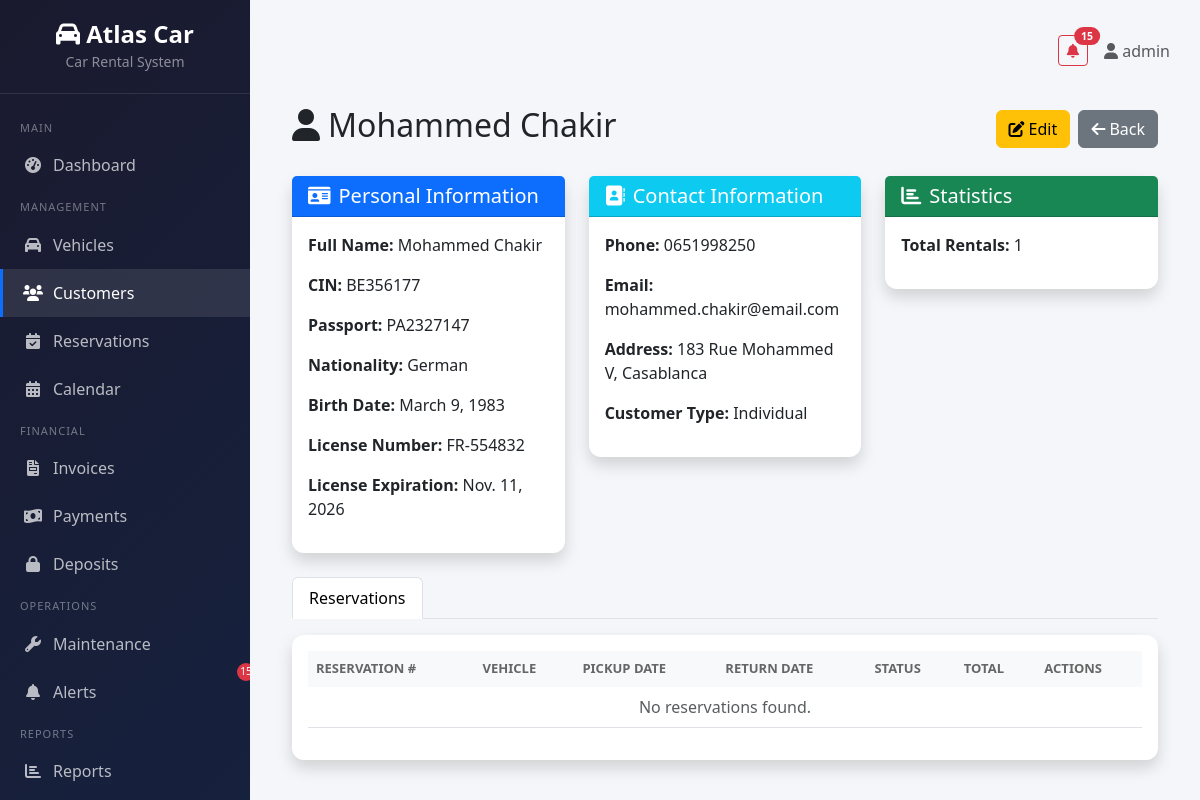
/customers/2/ (signed in), run on the app's committed database.
### customers/models.py (models this page shows, shortened)
class Customer(models.Model):
    CUSTOMER_TYPE_CHOICES = [
        ('individual', 'Individual'),
        ('company', 'Company'),
        ('partner_agency', 'Partner Agency'),
    ]
    cin = models.CharField(max_length=20, unique=True, verbose_name='National ID / Passport')
    passport = models.CharField(max_length=20, blank=True, null=True)
    first_name = models.CharField(max_length=100)
    last_name = models.CharField(max_length=100)
    nationality = models.CharField(max_length=100)
    birth_date = models.DateField(null=True, blank=True)
    license_number = models.CharField(max_length=50)
    license_expiration = models.DateField()
    phone = models.CharField(max_length=20)
    email = models.EmailField()
    address = models.TextField(blank=True)
    customer_type = models.CharField(max_length=20, choices=CUSTOMER_TYPE_CHOICES, default='individual')
    created_at = models.DateTimeField(auto_now_add=True)
    class Meta:
        ordering = ['-created_at']
    def is_license_expired(self):
        return self.license_expiration < timezone.now().date()
    def total_rentals(self):
        return self.reservation_set.count()

### customers/views.py (the view)
# urls.py: path('<int:pk>/', views.customer_detail, name='customer_detail'),
@login_required
def customer_detail(request, pk):
    customer = get_object_or_404(Customer, pk=pk)
    from reservations.models import Reservation
    from payments.models import Payment
    from invoices.models import Invoice
    reservations = Reservation.objects.filter(customer=customer)
    payments = Payment.objects.filter(reservation__customer=customer)
    invoices = Invoice.objects.filter(reservation__customer=customer)
    return render(request, 'customers/customer_detail.html', {
        'customer': customer,
        'reservations': reservations,
        'payments': payments,
        'invoices': invoices,
        'total_rentals': reservations.count(),
    })

### core/context_processors.py (called while the page is built)
def notifications_context(request):
    context = {}
    if request.user.is_authenticated:
        unread_alerts = Alert.objects.filter(is_read=False)
        context['unread_alerts_count'] = unread_alerts.count()
        context['unread_alerts'] = unread_alerts[:5]
    return context

### templates/customers/customer_detail.html (shortened to what this page needs)
{% extends 'base.html' %}
{% block content %}
<div class="container-fluid">
    <div class="d-flex justify-content-between align-items-center mb-4">
        <h2><i class="fas fa-user me-2"></i>{{ customer.first_name }} {{ customer.last_name }}</h2>
        <div>
            <a href="{% url 'customers:customer_edit' customer.pk %}" class="btn btn-warning me-1">
                <i class="fas fa-edit me-1"></i>Edit
            </a>
            <a href="{% url 'customers:customer_list' %}" class="btn btn-secondary">
                <i class="fas fa-arrow-left me-1"></i>Back
            </a>
        </div>
    </div>
    <div class="row">
        <div class="col-md-4">
            <div class="card shadow mb-4">
                <div class="card-header bg-primary text-white">
                    <h5 class="mb-0"><i class="fas fa-id-card me-2"></i>Personal Information</h5>
                </div>
                <div class="card-body">
                    <p><strong>Full Name:</strong> {{ customer.first_name }} {{ customer.last_name }}</p>
                    <p><strong>CIN:</strong> {{ customer.cin }}</p>
                    <p><strong>Passport:</strong> {{ customer.passport|default:"-" }}</p>
                    <p><strong>Nationality:</strong> {{ customer.nationality|default:"-" }}</p>
                    <p><strong>Birth Date:</strong> {{ customer.birth_date|default:"-" }}</p>
                    <p><strong>License Number:</strong> {{ customer.license_number }}</p>
                    <p><strong>License Expiration:</strong> {{ customer.license_expiration }}</p>
                </div>
            </div>
        </div>
        <div class="col-md-4">
            <div class="card shadow mb-4">
                <div class="card-header bg-info text-white">
                    <h5 class="mb-0"><i class="fas fa-address-book me-2"></i>Contact Information</h5>
                </div>
                <div class="card-body">
                    <p><strong>Phone:</strong> {{ customer.phone }}</p>
                    <p><strong>Email:</strong> {{ customer.email }}</p>
                    <p><strong>Address:</strong> {{ customer.address|default:"-" }}</p>
                    <p><strong>Customer Type:</strong> {{ customer.get_customer_type_display }}</p>
                </div>
            </div>
        </div>
        <div class="col-md-4">
            <div class="card shadow mb-4">
                <div class="card-header bg-success text-white">
                    <h5 class="mb-0"><i class="fas fa-chart-bar me-2"></i>Statistics</h5>
                </div>
                <div class="card-body">
                    <p><strong>Total Rentals:</strong> {{ customer.total_rentals }}</p>
                </div>
            </div>
        </div>
    </div>
    <ul class="nav nav-tabs" id="customerTabs">
        <li class="nav-item">
            <a class="nav-link active" data-bs-toggle="tab" href="#reservations">Reservations</a>
        </li>
    </ul>
    <div class="tab-content mt-3" id="customerTabContent">
        <div class="tab-pane fade show active" id="reservations">
            <div class="card shadow">
                <div class="card-body">
                    <div class="table-responsive">
                        <table class="table table-hover">
                            <thead class="table-light">
                                <tr>
                                    <th>Reservation #</th>
                                    <th>Vehicle</th>
                                    <th>Pickup Date</th>
                                    <th>Return Date</th>
                                    <th>Status</th>
                                    <th>Total</th>
                                    <th>Actions</th>
                                </tr>
                            </thead>
                            <tbody>
                                {% for reservation in customer.reservations.all %}
                                <tr>
                                    <td>{{ reservation.reservation_number }}</td>
                                    <td>{{ reservation.vehicle }}</td>
                                    <td>{{ reservation.pickup_date }}</td>
                                    <td>{{ reservation.return_date }}</td>
                                    <td>
                                        <span class="badge
                                            {% if reservation.status == 'pending' %}bg-warning
                                            {% elif reservation.status == 'confirmed' %}bg-info
                                            {% elif reservation.status == 'active' %}bg-success
                                            {% elif reservation.status == 'completed' %}bg-secondary
                                            {% elif reservation.status == 'cancelled' %}bg-danger
                                            {% endif %}">
                                            {{ reservation.get_status_display }}
                                        </span>
                                    </td>
                                    <td>{{ reservation.total }} MAD</td>
                                    <td>
                                        <a href="{% url 'reservations:reservation_detail' reservation.pk %}" class="btn btn-sm btn-info text-white">
                                            <i class="fas fa-eye"></i>
                                        </a>
                                    </td>
                                </tr>
                                {% empty %}
                                <tr>
                                    <td colspan="7" class="text-center text-muted">No reservations found.</td>
                                </tr>
                                {% endfor %}
                            </tbody>
                        </table>
                    </div>
                </div>
            </div>
        </div>
    </div>
</div>
{% endblock %}

### templates/base.html (shortened to what this page needs)
{% load static %}
<!DOCTYPE html>
<html lang="en">
<head>
    <link href="https://cdn.jsdelivr.net/npm/bootstrap@5.3.0/dist/css/bootstrap.min.css" rel="stylesheet">
    <link href="https://cdnjs.cloudflare.com/ajax/libs/font-awesome/6.0.0/css/all.min.css" rel="stylesheet">
</head>
<body>
    {% if user.is_authenticated %}
    <div class="sidebar">
        <div class="brand">
            <h4><i class="fas fa-car"></i> Atlas Car</h4>
            <small style="color: rgba(255,255,255,0.5);">Car Rental System</small>
        </div>
        <nav class="mt-3">
            <div class="nav-section">Main</div>
            <a href="{% url 'dashboard:home' %}" class="nav-link {% if request.resolver_match.url_name == 'home' %}active{% endif %}">
                <i class="fas fa-tachometer-alt"></i> Dashboard
            </a>
            <div class="nav-section">Management</div>
            <a href="{% url 'vehicles:vehicle_list' %}" class="nav-link {% if 'vehicle' in request.path %}active{% endif %}">
                <i class="fas fa-car"></i> Vehicles
            </a>
            <a href="{% url 'customers:customer_list' %}" class="nav-link {% if 'customer' in request.path %}active{% endif %}">
                <i class="fas fa-users"></i> Customers
            </a>
            <a href="{% url 'reservations:reservation_list' %}" class="nav-link {% if 'reservation' in request.path %}active{% endif %}">
                <i class="fas fa-calendar-check"></i> Reservations
            </a>
            <a href="{% url 'reservations:reservation_calendar' %}" class="nav-link {% if 'calendar' in request.path %}active{% endif %}">
                <i class="fas fa-calendar-alt"></i> Calendar
            </a>
            <div class="nav-section">Financial</div>
            <a href="{% url 'invoices:invoice_list' %}" class="nav-link {% if 'invoice' in request.path %}active{% endif %}">
                <i class="fas fa-file-invoice"></i> Invoices
            </a>
            <a href="{% url 'payments:payment_list' %}" class="nav-link {% if 'payment' in request.path and 'deposit' not in request.path %}active{% endif %}">
                <i class="fas fa-money-bill-wave"></i> Payments
            </a>
            <a href="{% url 'payments:deposit_list' %}" class="nav-link {% if 'deposit' in request.path %}active{% endif %}">
                <i class="fas fa-lock"></i> Deposits
            </a>
            <div class="nav-section">Operations</div>
            <a href="{% url 'maintenance:maintenance_list' %}" class="nav-link {% if 'maintenance' in request.path %}active{% endif %}">
                <i class="fas fa-wrench"></i> Maintenance
            </a>
            <a href="{% url 'alerts:alert_list' %}" class="nav-link {% if 'alert' in request.path %}active{% endif %}" style="position:relative;">
                <i class="fas fa-bell"></i> Alerts
                {% if unread_alerts_count %}<span class="alert-badge">{{ unread_alerts_count }}</span>{% endif %}
            </a>
            <div class="nav-section">Reports</div>
            <a href="{% url 'reports:reports_index' %}" class="nav-link {% if 'report' in request.path %}active{% endif %}">
                <i class="fas fa-chart-bar"></i> Reports
            </a>
            <div class="nav-section">Account</div>
        </nav>
    </div>
    {% endif %}
    <div class="main-content">
        {% if user.is_authenticated %}
        <div class="top-bar">
            <div class="d-flex align-items-center gap-3">
                {% if unread_alerts_count %}
                <a href="{% url 'alerts:alert_list' %}" class="btn btn-outline-danger btn-sm position-relative">
                    <i class="fas fa-bell"></i>
                    <span class="position-absolute top-0 start-100 translate-middle badge rounded-pill bg-danger">
                        {{ unread_alerts_count }}
                    </span>
                </a>
                {% endif %}
                <span class="text-muted">
                    <i class="fas fa-user"></i> {{ user.get_full_name|default:user.username }}
                </span>
            </div>
        </div>
        {% endif %}
        {% block content %}{% endblock %}
    </div>
</body>
</html>

### templates/base.html (style rules this page uses)
:root { --sidebar-width: 250px; --primary-color: #0d6efd; }
body { font-family: 'Segoe UI', Tahoma, Geneva, Verdana, sans-serif; background: #f4f6f9; }
.sidebar { position: fixed; top: 0; left: 0; height: 100vh; width: var(--sidebar-width); background: linear-gradient(135deg, #1a1a2e, #16213e); color: #fff; overflow-y: auto; z-index: 1000; transition: all 0.3s; }
.sidebar .brand { padding: 20px; text-align: center; border-bottom: 1px solid rgba(255,255,255,0.1); }
.sidebar .brand h4 { margin: 0; color: #fff; font-weight: 700; }
.sidebar .nav-link { color: rgba(255,255,255,0.7); padding: 12px 20px; display: flex; align-items: center; gap: 10px; transition: all 0.3s; border-left: 3px solid transparent; }
.sidebar .nav-link:hover, .sidebar .nav-link.active { color: #fff; background: rgba(255,255,255,0.1); border-left-color: var(--primary-color); }
.sidebar .nav-link i { width: 20px; text-align: center; }
.sidebar .nav-section { padding: 10px 20px 5px; font-size: 11px; text-transform: uppercase; color: rgba(255,255,255,0.4); letter-spacing: 1px; }
.main-content { margin-left: var(--sidebar-width); padding: 20px 30px; min-height: 100vh; }
.top-bar { display: flex; justify-content: space-between; align-items: center; margin-bottom: 25px; padding: 15px 0; }
.card { border: none; border-radius: 12px; box-shadow: 0 2px 10px rgba(0,0,0,0.08); transition: transform 0.2s; }
.table th { background: #f8f9fa; border: none; font-weight: 600; font-size: 13px; text-transform: uppercase; color: #666; }
.alert-badge { position: absolute; top: -5px; right: -5px; background: #dc3545; color: white; border-radius: 50%; width: 18px; height: 18px; font-size: 10px; display: flex; align-items: center; justify-content: center; }

### data on the page
Customer: first_name "Mohammed", last_name "Chakir", cin "BE356177", passport "PA2327147", nationality "German", birth_date "March 9, 1983", license_number "FR-554832", license_expiration "Nov. 11, 2026", phone "0651998250", email "mohammed.chakir@email.com", address "183 Rue Mohammed V, Casablanca", customer_type "Individual", total_rentals "1"

### other printed values
{{ unread_alerts_count }} "15"
{{ user.get_full_name|default:user.username }} "admin"
